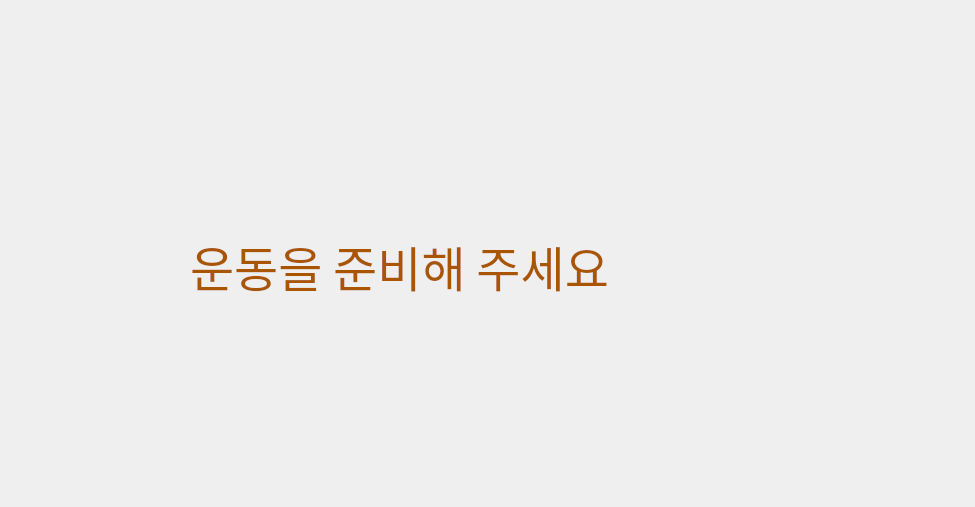
<?xml version="1.0" encoding="UTF-8"?>
<ui version="4.0">
 <class>Dialog</class>
 <widget class="QDialog" name="Dialog">
  <property name="geometry">
   <rect>
    <x>0</x>
    <y>0</y>
    <width>975</width>
    <height>507</height>
   </rect>
  </property>
  <property name="windowTitle">
   <string>Dialog</string>
  </property>
  <widget class="QLabel" name="label_2">
   <property name="geometry">
    <rect>
     <x>190</x>
     <y>220</y>
     <width>581</width>
     <height>91</height>
    </rect>
   </property>
   <property name="palette">
    <palette>
     <active>
      <colorrole role="WindowText">
       <brush brushstyle="SolidPattern">
        <color alpha="255">
         <red>170</red>
         <green>85</green>
         <blue>0</blue>
        </color>
       </brush>
      </colorrole>
     </active>
     <inactive>
      <colorrole role="WindowText">
       <brush brushstyle="SolidPattern">
        <color alpha="255">
         <red>170</red>
         <green>85</green>
         <blue>0</blue>
        </color>
       </brush>
      </colorrole>
     </inactive>
     <disabled>
      <colorrole role="WindowText">
       <brush brushstyle="SolidPattern">
        <color alpha="255">
         <red>120</red>
         <green>120</green>
         <blue>120</blue>
        </color>
       </brush>
      </colorrole>
     </disabled>
    </palette>
   </property>
   <property name="font">
    <font>
     <family>DX솔로감성ExB</family>
     <pointsize>36</pointsize>
    </font>
   </property>
   <property name="text">
    <string>운동을 준비해 주세요</string>
   </property>
  </widget>
 </widget>
 <resources/>
 <connections/>
</ui>
